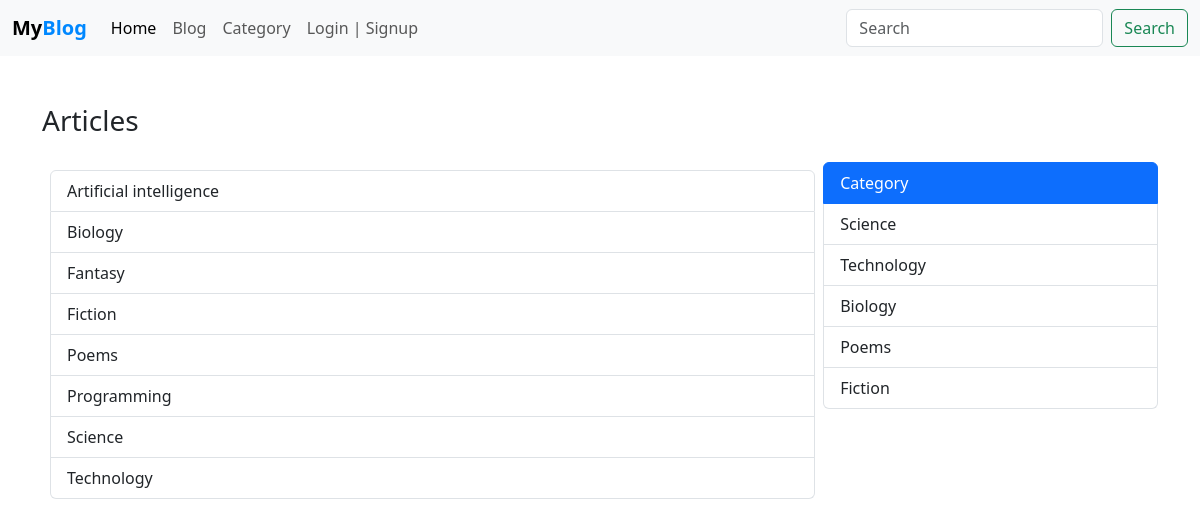
Screenshot of /Category.php with the database file from the repository.
### tables this page shows
CREATE TABLE `category` (
  `id` int(11) NOT NULL,
  `category` varchar(127) NOT NULL
);

### admin/data/Post.php (called while the page is built, shortened)
<?php
function get5Categoies($conn){
   $sql = "SELECT * FROM category LIMIT 5";
   $stmt = $conn->prepare($sql);
   $stmt->execute();
   if($stmt->rowCount() >= 1){
         $data = $stmt->fetchAll();
         return $data;
   }else {
       return 0;
   }
}
function getAllCategories($conn){
   $sql = "SELECT * FROM category ORDER BY category";
   $stmt = $conn->prepare($sql);
   $stmt->execute();
   if($stmt->rowCount() >= 1){
         $data = $stmt->fetchAll();
         return $data;
   }else {
       return 0;
   }
}

### Category.php (the view, shortened to what this page needs)
<?php
$logged = false;
  include_once("db_conn.php");
  include_once("admin/data/Post.php");
  include_once("admin/data/Comment.php");
  $categories = getAllCategories($conn);
  $categories5 = get5Categoies($conn);
  $category = 0;
 ?>
<!DOCTYPE html>
<html lang="en">
<head>
	<link href="https://cdn.jsdelivr.net/npm/bootstrap@5.3.0/dist/css/bootstrap.min.css" rel="stylesheet">
	<link rel="stylesheet" href="https://stackpath.bootstrapcdn.com/font-awesome/4.7.0/css/font-awesome.min.css">
	<link rel="stylesheet" href="css/style.css">
</head>
<body>
 <?php
     include 'inc/NavBar.php';
  ?>
 <div class="container mt-5">
 <h1 class="display-4 mb-4 fs-3">
 			<?php if ($category != 0)
 			  echo "Articles about '".$category['category']."'";
 			else echo "Articles"; ?>
</h1>
  <section class="d-flex">
  	<?php if (!isset($_GET['category_id'])) { ?>
  	   <main class="main-blog p-2">
  	   	  <div class="list-group category-aside">
  	   	  	 <?php foreach ($categories as $category) {?>
			  <a href="category.php?category_id=<?=$category['id']?>"
			     class="list-group-item list-group-item-action">
			  	<?php echo $category['category']; ?>
			  </a>
			<?php } ?>
		   </div>
  	   </main>
  	<?php }else{
  	 $cId = $_GET['category_id'];
  	 $posts = getAllPostsByCategory($conn, $cId);
  	?>
	<?php if ($posts != 0) { ?>
   <main class="main-blog">
   	<?php foreach ($posts as $post) { ?>
   	   <div class="card main-blog-card mb-5">
	  <img src="upload/blog/<?=$post['cover_url']?>" class="card-img-top" alt="...">
	  <div class="card-body">
	    <h5 class="card-title"><?=$post['post_title']?></h5>
	    <?php
            $p = strip_tags($post['post_text']);
            $p = substr($p, 0, 200);
	     ?>
	    <p class="card-text"><?=$p?>...</p>
	    <a href="blog-view.php?post_id=<?=$post['post_id']?>" class="btn btn-primary">Read more</a>
	    <hr>
        <div class="d-flex justify-content-between">
        	<div class="react-btns">
    		<?php
    		$post_id = $post['post_id'];
    		if ($logged) {
    			$liked = isLikedByUserID($conn, $post_id, $user_id);
            if($liked){
    		 ?>
        	<i class="fa fa-thumbs-up liked like-btn"
		   	   post-id="<?=$post_id?>"
		   	   liked="1"
		   	   aria-hidden="true"></i>
		       <?php }else{ ?>
		    <i class="fa fa-thumbs-up like like-btn"
		        post-id="<?=$post_id?>"
		   	    liked="0"
		        aria-hidden="true"></i>
		    <?php } } else{ ?>
		    <i class="fa fa-thumbs-up" aria-hidden="true"></i>
		    <?php } ?>
		   Likes (
    <span><?php
   echo likeCountByPostID($conn, $post['post_id']);
     ?></span> )
		    <a href="blog-view.php?post_id=<?=$post['post_id']?>#comments">
        	<i class="fa fa-comment" aria-hidden="true"></i> Comments (
		        <?php
                    echo CountByPostID($conn, $post['post_id']);
		         ?>
		        )
		    </a>
		    </div>
		    <small class="text-body-secondary"><?=$post['crated_at']?></small>
        </div>
	  </div>
	</div>
   <?php } ?>
   </main>
  	<?php } } ?>
       <aside class="aside-main">
       	   <div class="list-group category-aside">
			  <a href="#"
			     class="list-group-item list-group-item-action active"
			     aria-current="true">
			    Category
			  </a>
			  <?php foreach ($categories5 as $category ) { ?>
			  <a href="category.php?category_id=<?=$category['id']?>"
			  	 class="list-group-item list-group-item-action">
			  	<?php echo $category['category']; ?>
			  </a>
			  <?php } ?>
			</div>
       </aside>
  </section>
    </div>
</body>
</html>

### css/style.css (style rules this page uses)
.category-aside { width: 100%; }
.main-blog { width: 70%; }
.aside-main { width: 30%; }

### rows the page displays
category: category "Artificial intelligence"
category: category "Biology"
category: category "Fantasy"
category: category "Fiction"
category: category "Poems"
category: category "Programming"
category: category "Science"
category: category "Technology"
